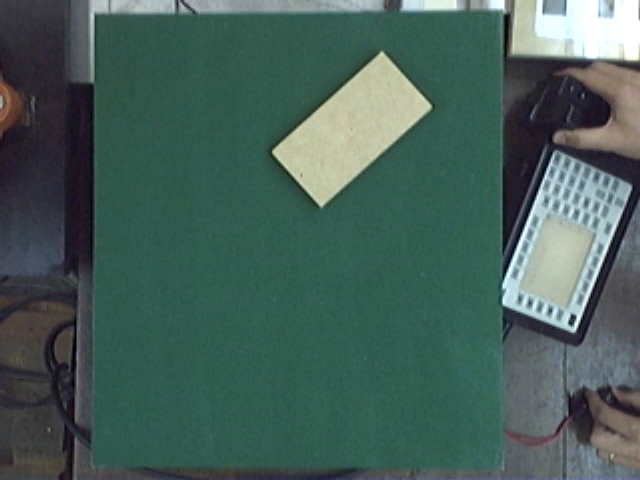
#> input picture CEIA_Computer_Vision/Computer_Vision_01/imgBloque1.bmp, 640 x 480 px
$ jupyter execute Computer_Vision_01.ipynb
#> lines starting #> are read from the running program, lines starting #| are printed output that depends on the picture; after the words box and inside, x2 and y2 are one past the last pixel; in counts of white or black regions, pixels touching at a corner belong together
[cell 1]
'''
Importing required libraries for computer vision 01
'''

import numpy as np
import cv2 as cv
import matplotlib.pyplot as plt

[cell 2]
'''
Loading an image [Modo monocromático - un canal]
'''

# Carga de la imagen
img = cv.imread('imgBloque1.bmp', cv.IMREAD_GRAYSCALE)
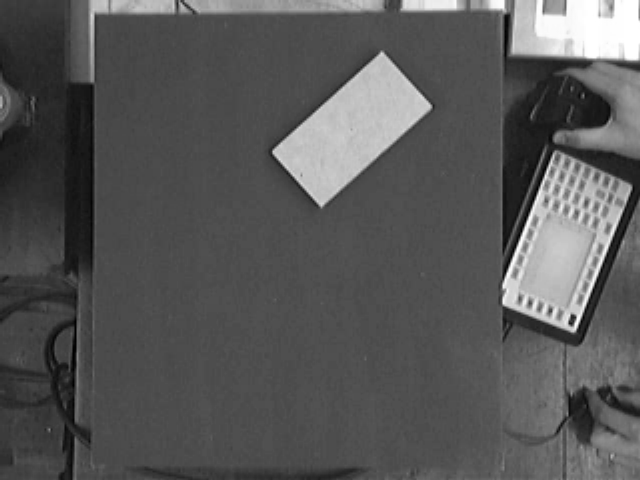
#> img: shape (480, 640); min 0, max 255, mean 87.8
# Dimension de la imagen
print(f'Tamaño imagen: {img.shape} pix')
#| Tamaño imagen: (480, 640) pix
print(img)
#> (printed output is left out)

[cell 3]
# Mostrar la imagen con matplotlib
plt.figure()
plt.imshow(img)
plt.show()

[cell 4]
# Visualizar la imagen con OpenCV
cv.imshow('Imagen', img)
cv.waitKey(0)
cv.destroyAllWindows()

[cell 5]
# Visualizar la imagen con tonos de grises
plt.imshow(img, cmap='gray')
plt.show()

[cell 6]
# Revisar un perfil. Es decir, la intensidad a lo largo de la columna, por ejemplo, 350.

perfil = img[:,350]
#> perfil = 480 values, max 200 at index 133, min 36 at index 471, mean 104.2
plt.plot(perfil)
plt.show()
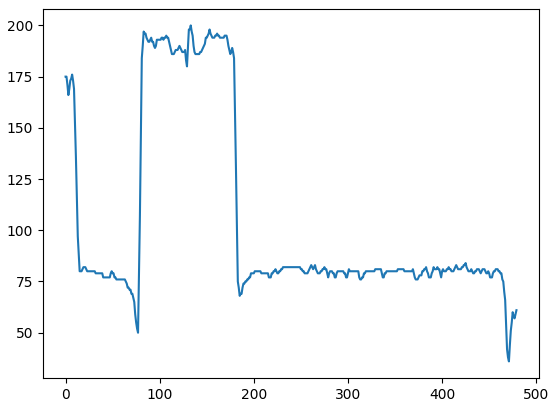
#> figure drawn by matplotlib, 1 panel; curve peaks at x = 133, y = 200

[cell 7]
# Hacer una marca en la imagen para indicar la linea que usamos para tomar el perfil.
img_anotada = img.copy()
img_anotada[:,350] = 0  # Marcar la columna 350 en negro
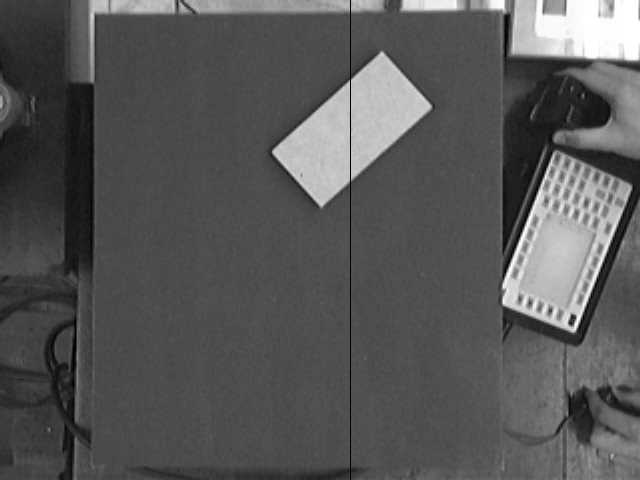
#> img_anotada: shape (480, 640); 0.16% of pixels changed, all inside (x1, y1, x2, y2) = (350, 0, 351, 480)
plt.figure()
plt.imshow(img_anotada, cmap='gray')
plt.title('Imagen con perfil marcado')
plt.show()

[cell 8]
# Ver la imagen como imagen a color

img_color = cv.imread('imgBloque1.bmp')
#> img_color is the input picture: shape (480, 640, 3); mean B, G, R 89.6, 96.3, 70.9
# print(img_color) -- muestra las matrices de los canales BGR
# Dimension de la imagen
print(f'Tamaño imagen color: {img_color.shape}')
#| Tamaño imagen color: (480, 640, 3)
plt.imshow(img_color)
plt.title('Imagen a color')
plt.show()

[cell 9]
# Pasar la palete de imagenes de BRG a RGB
img_color_rgb = cv.cvtColor(img_color, cv.COLOR_BGR2RGB)
plt.imshow(img_color_rgb)
plt.title('Imagen a color (RGB)')
plt.show()

[cell 10]
# Invertir el orden de los canales

imgRGB = img_color[:, :, ::-1]
plt.imshow(imgRGB)
plt.show()

[cell 11]
#Quiero desensamblar los canales para trabajarlos por separado

im_r, im_g, im_b = cv.split(imgRGB)
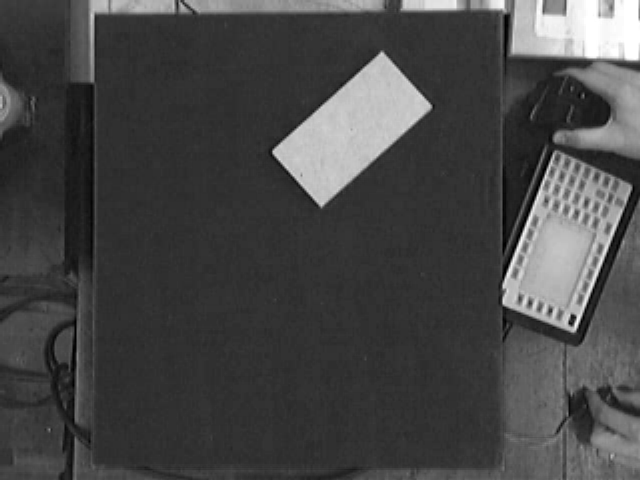
#> im_r: shape (480, 640); min 0, max 255, mean 70.9
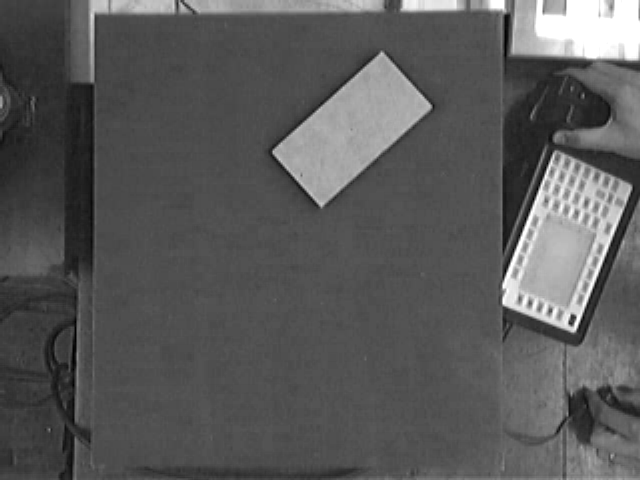
#> im_b: shape (480, 640); min 0, max 255, mean 89.6
print(im_r)
#> (printed output is left out)
print('Canal rojo')
plt.imshow(im_r, cmap='gray')
plt.show()
print('Canal verde')
plt.imshow(im_g, cmap='gray')
plt.show()
print('Canal azul')
plt.imshow(im_b, cmap='gray')
plt.show()

[cell 12]
# Vamos a eliminar un plano y reconstruimos la imagen
imgRGB2 = cv.merge((im_r, im_g* 0, im_b* 0))
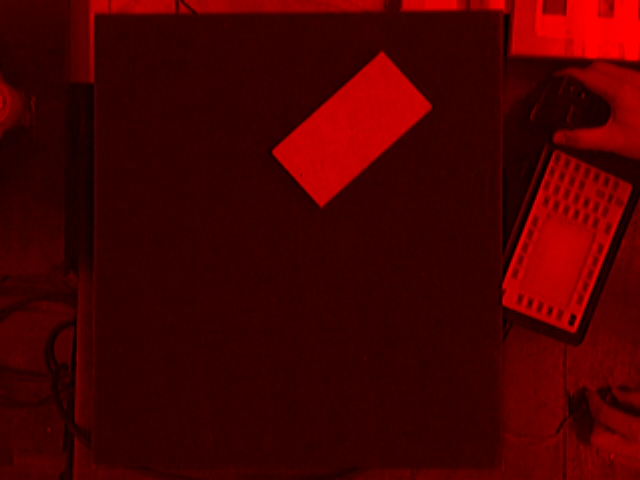
#> imgRGB2: shape (480, 640, 3); mean R, G, B 70.9, 0, 0

plt.imshow(imgRGB2)
plt.show()

[cell 13]
# Vamos a componer la imagen color con distintos pesos en los canales
# Notar el uso de uint8 !!
imgRGB2 = cv.merge((im_r, np.uint8(im_g*0.3), np.uint8(im_b*0.6)))
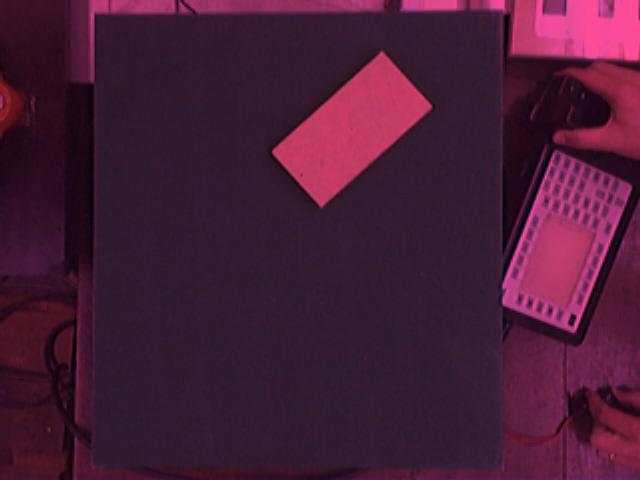
#> imgRGB2: shape (480, 640, 3); mean R, G, B 70.9, 28.4, 53.4
plt.imshow(imgRGB2)
plt.show()

[cell 14]
idx_col = 350
perfil_color = imgRGB[:,idx_col]
#> perfil_color = 480 rows, first 8: [165, 179, 180], [165, 179, 180], [161, 175, 176], [156, 170, 171], [159, 173, 174], [163, 177, 178], [164, 178, 179], [166, 180, 181]
plt.plot(perfil_color[:,0], color='r', label='canal rojo')
plt.plot(perfil_color[:,1], color='g', label='canal verde')
plt.plot(perfil_color[:,2], color='b', label='canal azul')
plt.xlabel('Fila')
plt.ylabel('Intensidad')
plt.title(f'Perfil sobre la columna {idx_col}')
plt.grid()
plt.xlim(0, 480)
plt.ylim(0, 255)
plt.legend()
plt.show()
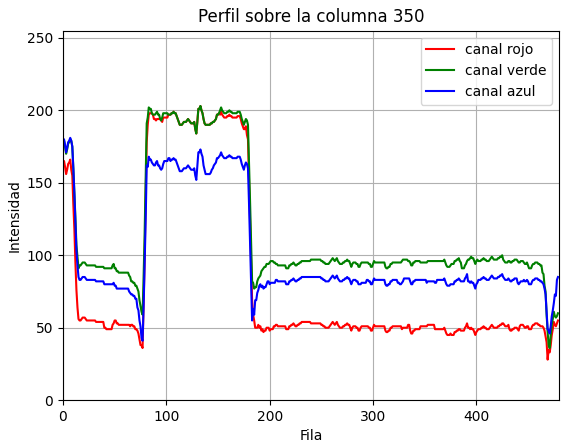
#> figure drawn by matplotlib, 1 panel; curve peaks at x = 133, y = 203; curve peaks at x = 133, y = 203; curve peaks at x = 7, y = 181

[cell 15]
# Guardamos la imagen modificada
# Verificar cómo quedaron los colores y tratar de explicar qué pasó
cv.imwrite('modificada.png', imgRGB2)
#> Out = True

$ run again, with CEIA_Computer_Vision/Computer_Vision_01/imgBloque2.bmp copied over CEIA_Computer_Vision/Computer_Vision_01/imgBloque1.bmp
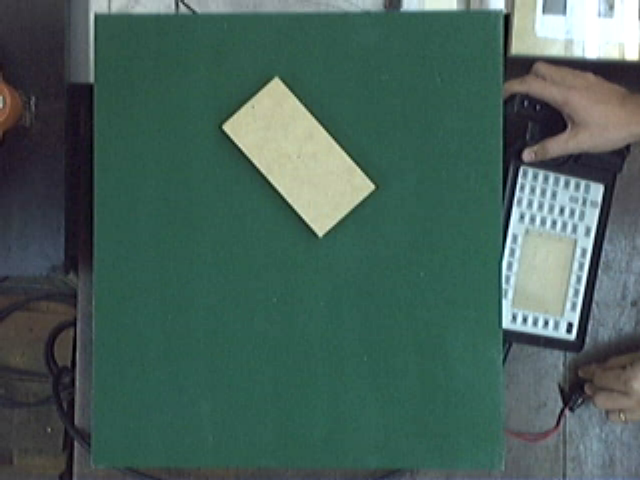
#> input picture CEIA_Computer_Vision/Computer_Vision_01/imgBloque2.bmp, 640 x 480 px
#| Tamaño imagen: (480, 640) pix
#> (printed output is left out)
#> perfil = 480 values, max 211 at index 161, min 50 at index 155, mean 92.12
#> img_anotada: shape (480, 640); min 0, max 255, mean 88.3
#> img_color is the input picture: shape (480, 640, 3); mean B, G, R 89.7, 97.4, 70.9
#| Tamaño imagen color: (480, 640, 3)
#> (printed output is left out)
#> `imgRGB2 = cv.merge((im_r, np.uint8(im_g*0.3), np.uint8(im_b*0.6)))`:
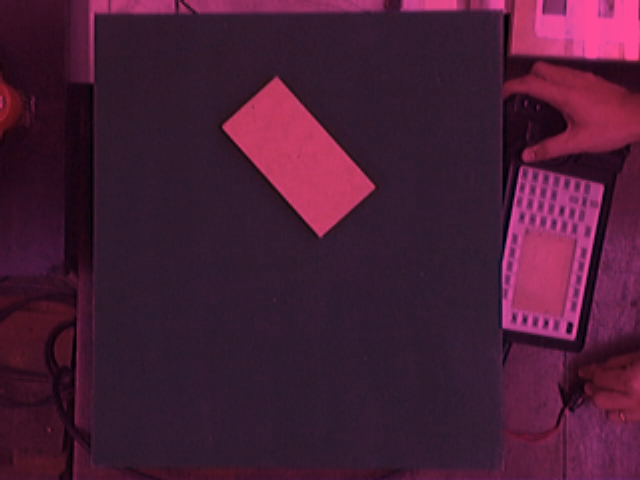
#> imgRGB2: shape (480, 640, 3); mean R, G, B 70.9, 28.8, 53.4
#> perfil_color = 480 rows, first 8: [162, 181, 181], [162, 181, 181], [158, 177, 177], [153, 172, 172], [156, 175, 175], [160, 179, 179], [161, 180, 180], [163, 182, 182]
#> `plt.show()`:
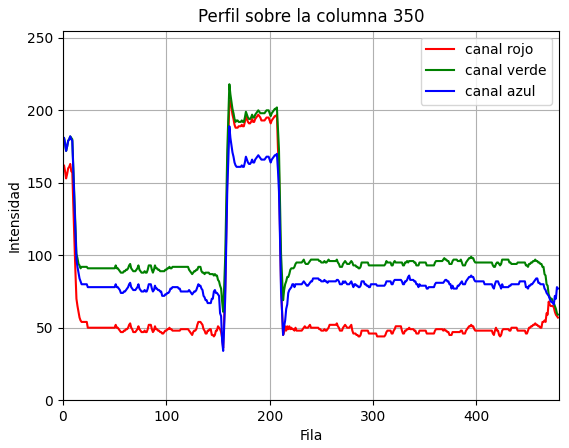
#> figure drawn by matplotlib, 1 panel; curve peaks at x = 162, y = 207; curve peaks at x = 161, y = 218; curve peaks at x = 161, y = 189
#> Out = True

$ run again, with CEIA_Computer_Vision/Computer_Vision_01/arandelas.png saved as CEIA_Computer_Vision/Computer_Vision_01/imgBloque1.bmp
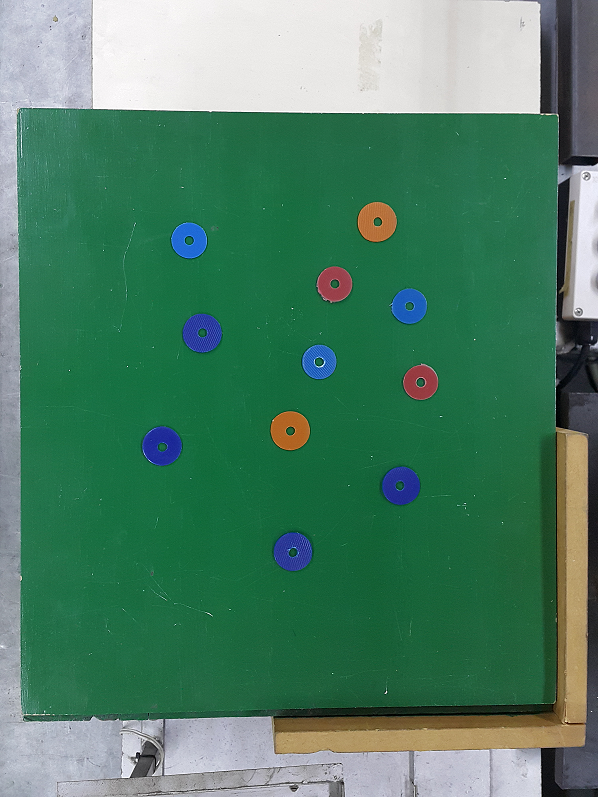
#> input picture CEIA_Computer_Vision/Computer_Vision_01/arandelas.png, 598 x 797 px
#| Tamaño imagen: (797, 598) pix
#> (printed output is left out)
#> perfil = 797 values, max 255 at index 112, min 0 at index 715, mean 105.6
#> img_anotada: shape (797, 598); min 0, max 255, mean 109.4
#> img_color is the input picture: shape (797, 598, 3); mean B, G, R 101.8, 127.5, 77.5
#| Tamaño imagen color: (797, 598, 3)
#> (printed output is left out)
#> `imgRGB2 = cv.merge((im_r, np.uint8(im_g*0.3), np.uint8(im_b*0.6)))`:
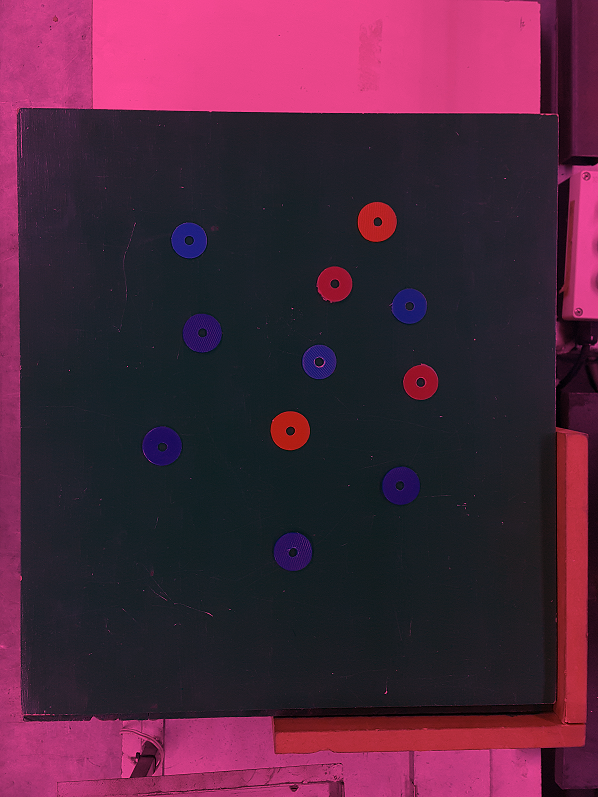
#> imgRGB2: shape (797, 598, 3); mean R, G, B 77.5, 37.8, 60.7
#> perfil_color = 797 rows, first 8: [236, 231, 231], [236, 235, 233], [236, 235, 233], [235, 231, 230], [237, 234, 233], [236, 235, 233], [234, 233, 231], [232, 231, 229]
#> `plt.show()`:
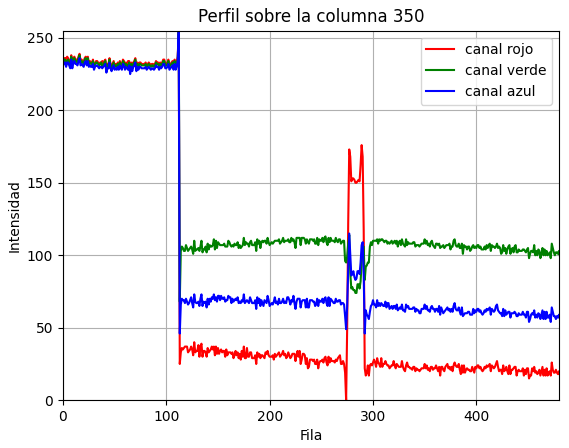
#> figure drawn by matplotlib, 1 panel; curve peaks at x = 112, y = 255; curve peaks at x = 112, y = 255; curve peaks at x = 112, y = 255
#> Out = True
